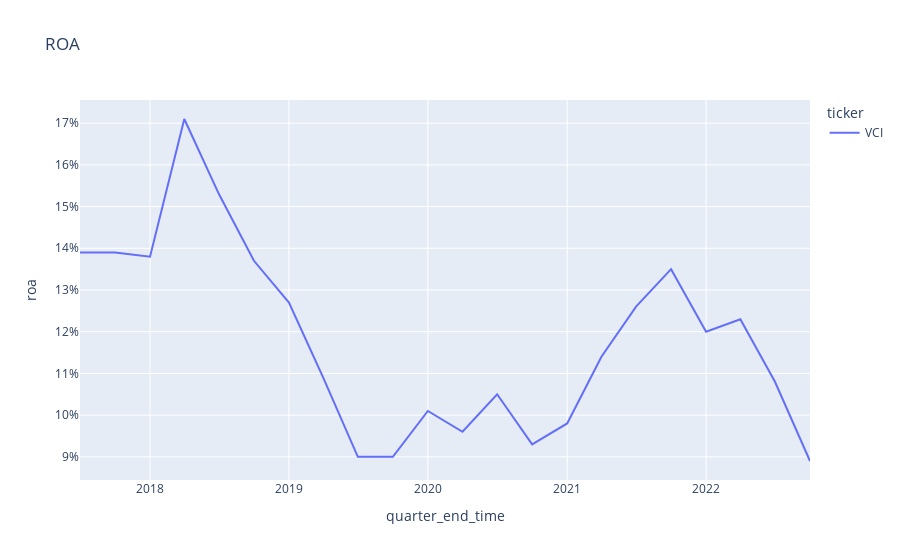

The code cell stored with this chart in its notebook:
### Markdown cell above
## ROA (Return on Assets)

### Code cell
import seaborn as sns
import plotly.express as px

fig = px.line(
    balancesheet_financialratio_incomestatement_per_group,
    x="quarter_end_time",
    y="roa",
    color="ticker",
    title="ROA",
)
fig.layout.yaxis.tickformat = ',.0%'
fig.show()

### Figure 1 — Plotly figure (JSON) as saved in the notebook; plotly's stock layout.template omitted (floating-point values rounded to 4 significant figures)
{"data": [{"hovertemplate": "ticker=VCI<br>quarter_end_time=%{x}<br>roa=%{y}<extra></extra>", "legendgroup": "VCI", "line": {"color": "#636efa", "dash": "solid"}, "marker": {"symbol": "circle"}, "mode": "lines", "name": "VCI", "orientation": "v", "showlegend": true, "type": "scatter", "x": ["2022-09-30T23:59:59.999999", "2022-06-30T23:59:59.999999", "2022-03-31T23:59:59.999999", "2021-12-31T23:59:59.999999", "2021-09-30T23:59:59.999999", "2021-06-30T23:59:59.999999", "2021-03-31T23:59:59.999999", "2020-12-31T23:59:59.999999", "2020-09-30T23:59:59.999999", "2020-06-30T23:59:59.999999", "2020-03-31T23:59:59.999999", "2019-12-31T23:59:59.999999", "2019-09-30T23:59:59.999999", "2019-06-30T23:59:59.999999", "2019-03-31T23:59:59.999999", "2018-12-31T23:59:59.999999", "2018-09-30T23:59:59.999999", "2018-06-30T23:59:59.999999", "2018-03-31T23:59:59.999999", "2017-12-31T23:59:59.999999", "2017-09-30T23:59:59.999999", "2017-06-30T23:59:59.999999"], "xaxis": "x", "y": [0.089, 0.108, 0.123, 0.12, 0.135, 0.126, 0.114, 0.098, 0.093, 0.105, 0.096, 0.101, 0.09, 0.09, 0.109, 0.127, 0.137, 0.153, 0.171, 0.138, 0.139, 0.139], "yaxis": "y"}], "layout": {"legend": {"title": {"text": "ticker"}, "tracegroupgap": 0}, "title": {"text": "ROA"}, "xaxis": {"anchor": "y", "domain": [0, 1], "title": {"text": "quarter_end_time"}}, "yaxis": {"anchor": "x", "domain": [0, 1], "tickformat": ",.0%", "title": {"text": "roa"}}}}
